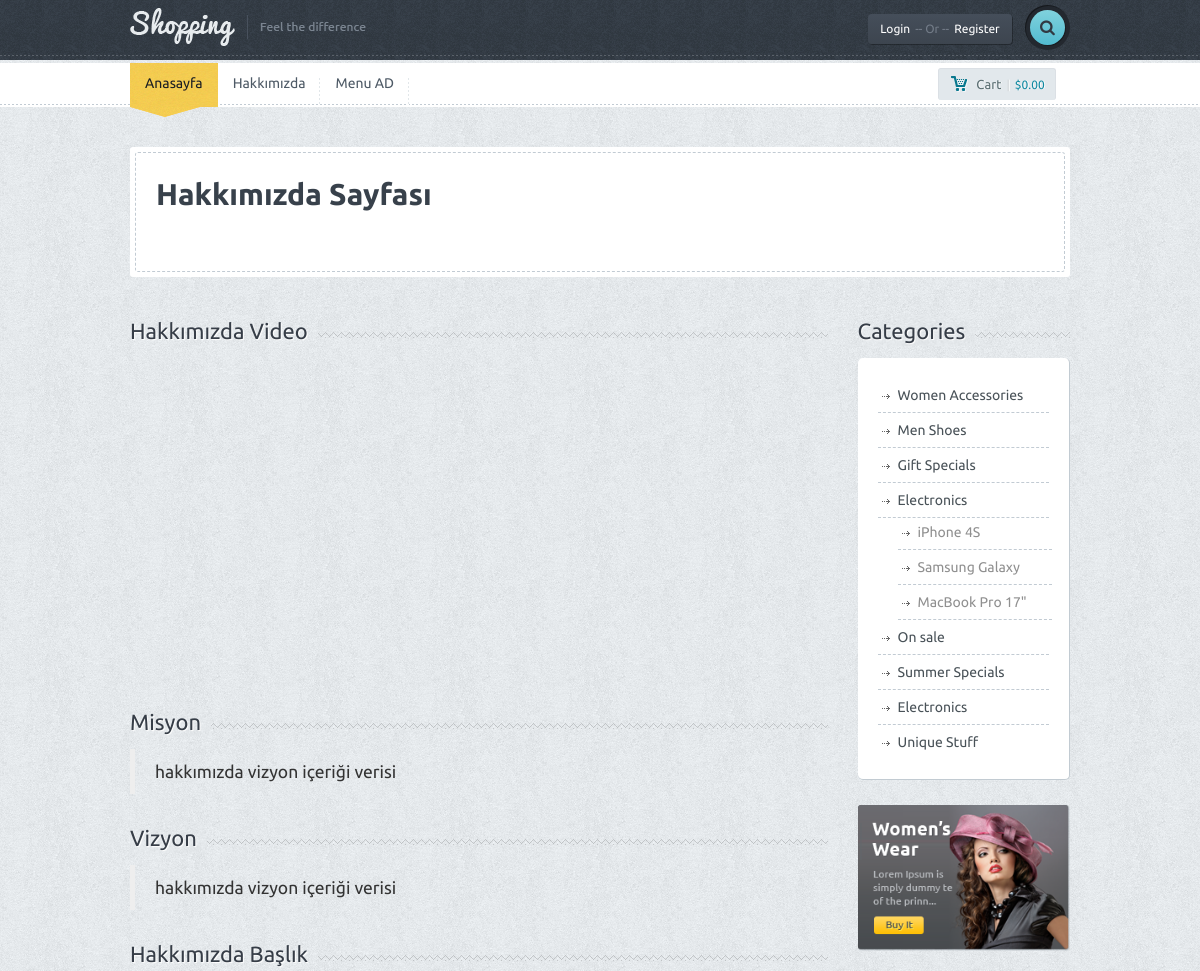
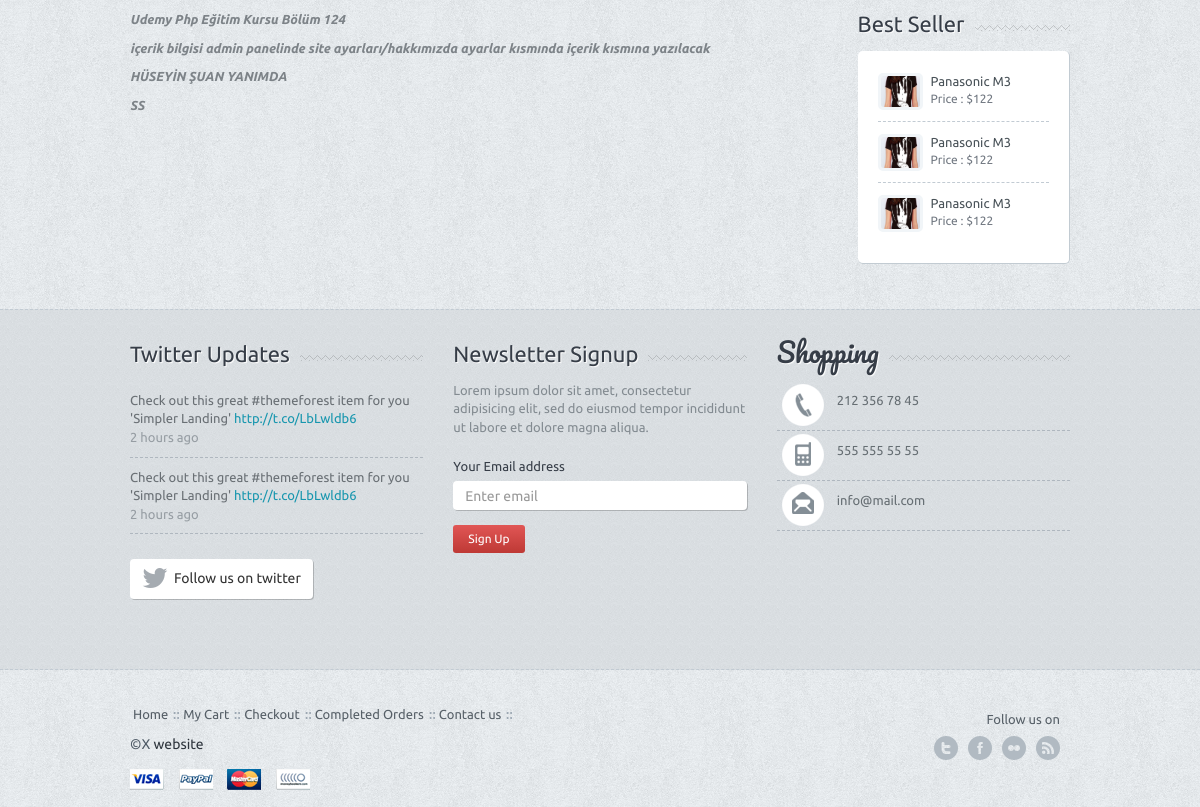
Page /hakkimizda.php on the committed database (2 pictures, top to bottom).
### tables this page shows
CREATE TABLE `menu` (
  `menu_id` int(11) NOT NULL,
  `menu_ust` varchar(50) NOT NULL,
  `menu_ad` varchar(100) NOT NULL,
  `menu_detay` text NOT NULL,
  `menu_url` varchar(100) NOT NULL,
  `menu_sıra` varchar(50) NOT NULL,
  `menu_durum` enum('0','1') NOT NULL,
  `menu_seourl` varchar(250) NOT NULL
);

CREATE TABLE `hakkimizda` (
  `hakkimizda_id` int(6) NOT NULL,
  `hakkimizda_baslik` varchar(50) NOT NULL,
  `hakkimizda_icerik` text NOT NULL,
  `hakkimizda_video` varchar(50) NOT NULL,
  `hakkimizda_vizyon` varchar(500) NOT NULL,
  `hakkimizda_misyon` varchar(500) NOT NULL
);

CREATE TABLE `ayar` (
  `ayar_id` int(11) NOT NULL,
  `ayar_logo` varchar(250) NOT NULL,
  `ayar_title` varchar(250) NOT NULL,
  `ayar_description` varchar(250) NOT NULL,
  `ayar_author` varchar(50) NOT NULL,
  `ayar_tel` varchar(50) NOT NULL,
  `ayar_gsm` varchar(50) NOT NULL,
  `ayar_faks` varchar(50) NOT NULL,
  `ayar_mail` varchar(50) NOT NULL,
  `ayar_ilce` varchar(50) NOT NULL,
  `ayar_il` varchar(50) NOT NULL,
  `ayar_adres` varchar(250) NOT NULL,
  `ayar_mesai` varchar(250) NOT NULL,
  `ayar_maps` varchar(250) NOT NULL,
  `ayar_analystic` varchar(50) NOT NULL,
  `ayar_zopim` varchar(250) NOT NULL,
  `ayar_facebook` varchar(50) NOT NULL,
  `ayar_twitter` varchar(50) NOT NULL,
  `ayar_google` varchar(50) NOT NULL,
  `ayar_youtube` varchar(50) NOT NULL,
  `ayar_smtphost` varchar(50) NOT NULL,
  `ayar_smtpuser` varchar(100) NOT NULL,
  `ayar_smtppassword` varchar(50) NOT NULL,
  `ayar_smtpport` varchar(50) NOT NULL,
  `ayar_bakım` enum('0','1') NOT NULL DEFAULT '1',
  `ayar_keywords` varchar(50) NOT NULL
);

### hakkimizda.php (the view)
<?php
include 'header.php';
$hakkimizdasor=$db->prepare("SELECT * FROM hakkimizda where hakkimizda_id=:id");
$hakkimizdasor->execute(
  [
    'id' => 0
  ]
);
$hakkimizdacek=$hakkimizdasor->fetch(PDO::FETCH_ASSOC);
 ?>
	<div class="container">
		<div class="row">
			<div class="col-md-12">
				<div class="page-title-wrap">
					<div class="page-title-inner">
					<div class="row">
						<div class="col-md-4">
							<div class="bigtitle">Hakkımızda Sayfası</div>
						</div>
					</div>
					</div>
				</div>
			</div>
		</div>
		<div class="row">
			<div class="col-md-9">
				<div class="title-bg">
					<div class="title">Hakkımızda Video</div>
				</div>
				<iframe width="560" height="315" src="https://www.youtube.com/embed/hJ8lPj1xJzk" title="YouTube video player" frameborder="0" allow="accelerometer; autoplay; clipboard-write; encrypted-media; gyroscope; picture-in-picture" allowfullscreen></iframe>
				<div class="title-bg">
					<div class="title">Misyon</div>
				</div>
				<blockquote>
					<?php echo $hakkimizdacek['hakkimizda_misyon']; ?>
				</blockquote>
				<div class="title-bg">
					<div class="title">Vizyon</div>
				</div>
				<blockquote>
					<?php echo $hakkimizdacek['hakkimizda_vizyon']; ?>
				</blockquote>
				<div class="title-bg">
					<div class="title"><?php echo $hakkimizdacek['hakkimizda_baslik']; ?></div>
				</div>
				<div class="page-content">
					<p>
						<?php echo $hakkimizdacek['hakkimizda_icerik']; ?>
					</p>
				</div>
			</div>
			<?php include 'side_bar.php' ?>
		</div>
		<div class="spacer"></div>
	</div>
	<?php
	include 'footer.php';
	 ?>

### header.php (shortened to what this page needs)
<?php
include 'nedmin/netting/baglan.php';
$ayarsor=$db->prepare("SELECT * FROM ayar where ayar_id=:id");
$ayarsor->execute(
  [
    'id' => 0
  ]
);
$ayarcek=$ayarsor->fetch(PDO::FETCH_ASSOC);
 ?>
<!DOCTYPE html>
<html lang="en">
  <head>
	<link href='font-awesome\css\font-awesome.css' rel="stylesheet" type="text/css">
    <link href="bootstrap\css\bootstrap.min.css" rel="stylesheet">
	<link rel="stylesheet" href="style.css">
	<link rel="stylesheet" href="css\owl.carousel.css">
	<link rel="stylesheet" href="css\owl.transitions.css">
  </head>
  <body>
  <div id="wrapper">
	<div class="header">
		<div class="container">
			<div class="row">
				<div class="col-xs-6 col-md-4 main-logo">
					<a href="index.php"><img src="images\logo.png" alt="logo" class="logo img-responsive"></a>
				</div>
				<div class="col-md-8">
					<div class="pushright">
						<div class="top">
							<a href="#" id="reg" class="btn btn-default btn-dark">Login<span>-- Or --</span>Register</a>
							<div class="srch-wrap">
								<a href="#" id="srch" class="btn btn-default btn-search"><i class="fa fa-search"></i></a>
							</div>
						</div>
					</div>
				</div>
			</div>
		</div>
		<div class="dashed"></div>
	</div>
	<div class="main-nav">
		<div class="navbar navbar-default navbar-static-top">
			<div class="container">
				<div class="row">
					<div class="col-md-10">
						<div class="navbar-collapse collapse">
							<ul class="nav navbar-nav">
								<li><a href="index.php" class="active">Anasayfa</a><div class="curve"></div></li>
								<?php
										$menusor=$db->prepare("SELECT * FROM menu WHERE menu_durum=:menu_durum ORDER BY menu_sira ASC LIMIT 5");
										$menusor->execute(
											[
												'menu_durum' => 1
											]
										);
										while ($menucek=$menusor->fetch(PDO::FETCH_ASSOC)) {?>
								<li><a href="
										<?php
											if (!empty($menucek['menu_url']))
											{
													echo trim($menucek['menu_url']);
											}
											else{
											}
										 ?>
									"><?php echo $menucek['menu_ad']; ?></a></li>
							<?php } ?>
							</ul>
						</div>
					</div>
					<div class="col-md-2 machart">
						<button id="popcart" class="btn btn-default btn-chart btn-sm "><span class="mychart">Cart</span>|<span class="allprice">$0.00</span></button>
					</div>
				</div>
			</div>
		</div>
	</div>

### side_bar.php
<div class="col-md-3">
  <div class="title-bg">
    <div class="title">Categories</div>
  </div>
  <div class="categorybox">
    <ul>
      <li><a href="category.htm">Women Accessories</a></li>
      <li><a href="category.htm">Men Shoes</a></li>
      <li><a href="category.htm">Gift Specials</a></li>
      <li><a href="category.htm">Electronics</a>
        <ul>
          <li><a href="#">iPhone 4S</a></li>
          <li><a href="#">Samsung Galaxy</a></li>
          <li><a href="#">MacBook Pro 17"</a></li>
        </ul>
      </li>
      <li><a href="category.htm">On sale</a></li>
      <li><a href="category.htm">Summer Specials</a></li>
      <li><a href="category.htm">Electronics</a></li>
      <li class="lastone"><a href="category.htm">Unique Stuff</a></li>
    </ul>
  </div>
  <div class="ads">
    <a href="product.htm"><img src="images\ads.png" class="img-responsive" alt=""></a>
  </div>
  <div class="title-bg">
    <div class="title">Best Seller</div>
  </div>
  <div class="best-seller">
    <ul>
      <li class="clearfix">
        <a href="#"><img src="images\demo-img.jpg" alt="" class="img-responsive mini"></a>
        <div class="mini-meta">
          <a href="#" class="smalltitle2">Panasonic M3</a>
          <p class="smallprice2">Price : $122</p>
        </div>
      </li>
      <li class="clearfix">
        <a href="#"><img src="images\demo-img.jpg" alt="" class="img-responsive mini"></a>
        <div class="mini-meta">
          <a href="#" class="smalltitle2">Panasonic M3</a>
          <p class="smallprice2">Price : $122</p>
        </div>
      </li>
      <li class="clearfix">
        <a href="#"><img src="images\demo-img.jpg" alt="" class="img-responsive mini"></a>
        <div class="mini-meta">
          <a href="#" class="smalltitle2">Panasonic M3</a>
          <p class="smallprice2">Price : $122</p>
        </div>
      </li>
    </ul>
  </div>
</div>

### footer.php (shortened to what this page needs)
<div class="f-widget">
		<div class="container">
			<div class="row">
				<div class="col-md-4">
					<div class="title-widget-bg">
						<div class="title-widget">Twitter Updates</div>
					</div>
					<ul class="tweets">
						<li>Check out this great #themeforest item for you
						'Simpler Landing' <a href="#">http://t.co/LbLwldb6 </a>
						<span>2 hours ago</span></li>
						<li class="lastone">Check out this great #themeforest item for you
						'Simpler Landing' <a href="#">http://t.co/LbLwldb6 </a>
						<span>2 hours ago</span></li>
					</ul>
					<a href="#" class="btn btn-default btn-follow"><i class="fa fa-twitter fa-2x"></i><div>Follow us on twitter</div></a>
				</div>
				<div class="col-md-4">
					<div class="title-widget-bg">
						<div class="title-widget">Newsletter Signup</div>
					</div>
					<div class="newsletter">
						<p>
							Lorem ipsum dolor sit amet, consectetur adipisicing elit, sed do eiusmod tempor incididunt ut labore et dolore magna aliqua.
						</p>
						<form role="form">
							<div class="form-group">
								<label>Your Email address</label>
								<input type="email" class="form-control newstler-input" id="exampleInputEmail1" placeholder="Enter email">
								<button class="btn btn-default btn-red btn-sm">Sign Up</button>
							</div>
						</form>
					</div>
				</div>
				<div class="col-md-4">
					<div class="title-widget-bg">
						<div class="title-widget-cursive">Shopping</div>
					</div>
					<ul class="contact-widget">
						<li class="fphone"><?php echo $ayarcek['ayar_tel']; ?></li>
						<li class="fmobile"><?php echo $ayarcek['ayar_gsm']; ?></li>
						<li class="fmail lastone"><?php echo $ayarcek['ayar_mail']; ?></li>
					</ul>
				</div>
			</div>
			<div class="spacer"></div>
		</div>
	</div>
	<div class="footer">
		<div class="container">
			<div class="row">
				<div class="col-md-9">
					<ul class="footermenu">
						<li><a href="index-1.htm">Home</a></li>
						<li><a href="cart.htm">My Cart</a></li>
						<li><a href="checkout.htm">Checkout</a></li>
						<li><a href="order.htm">Completed Orders</a></li>
						<li><a href="contact.htm">Contact us</a></li>
					</ul>
					<div class="f-credit">&copy;<?php echo $ayarcek['ayar_author']; ?><a href="index.php">website</a></div>
					<a href=""><div class="payment visa"></div></a>
					<a href=""><div class="payment paypal"></div></a>
					<a href=""><div class="payment mc"></div></a>
					<a href=""><div class="payment nh"></div></a>
				</div>
				<div class="col-md-3">
					<div class="followon">Follow us on</div>
					<div class="fsoc">
						<a href="http://<?php echo $ayarcek['ayar_twitter'] ?>" class="ftwitter">twitter</a>
						<a href="http://<?php echo $ayarcek['ayar_facebook'] ?>" class="ffacebook">facebook</a>
						<a href="http://<?php echo $ayarcek['ayar_youtube'] ?>" class="fflickr">flickr</a>
						<a href="http://<?php echo $ayarcek['ayar_google'] ?>" class="ffeed">feed</a>
					</div>
					<div class="clearfix"></div>
				</div>
			</div>
		</div>
	</div>
	</div>
  </body>
</html>

### rows in the picture
menu: menu_ad "Hakkımızda"
menu: menu_ad "Menu AD"
hakkimizda: hakkimizda_misyon "hakkımızda vizyon içeriği verisi", hakkimizda_vizyon "hakkımızda vizyon içeriği verisi", hakkimizda_baslik "Hakkımızda Başlık", hakkimizda_icerik "Udemy Php Eğitim Kursu Bölüm 124 içerik bilgisi admin panelinde site ayarları/hakkımızda ayarlar kısmında içerik kısmına yazılacak HÜSEYİN ŞUAN YANIMDA SS"
ayar: ayar_tel "212 356 78 45", ayar_gsm "555 555 55 55", ayar_mail "info@mail.com", ayar_author "X"
